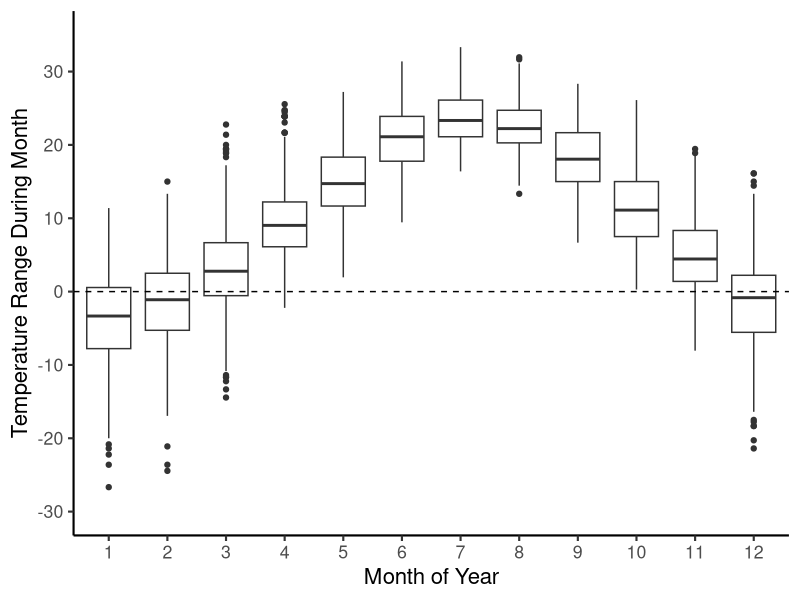
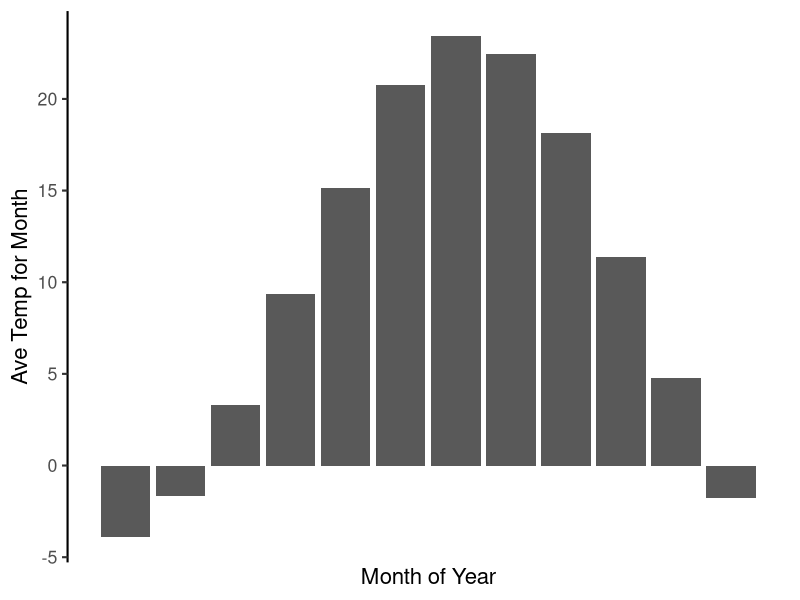
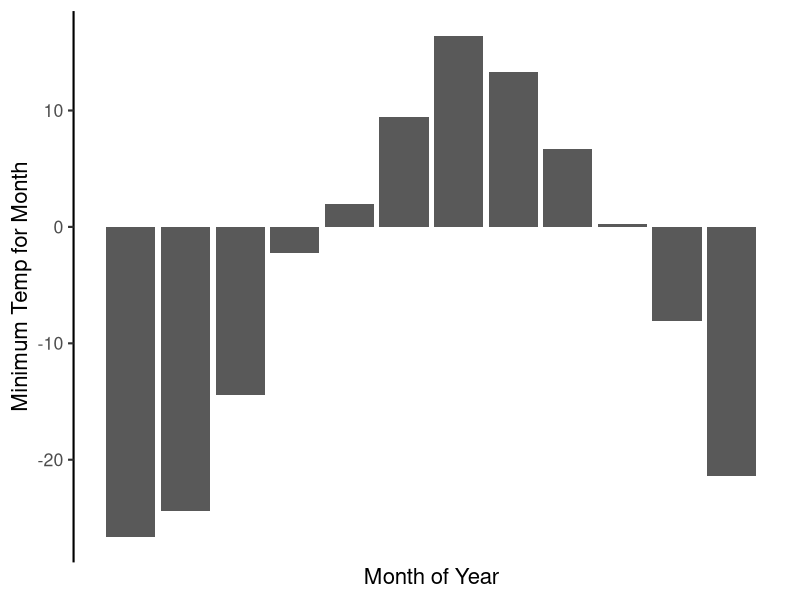
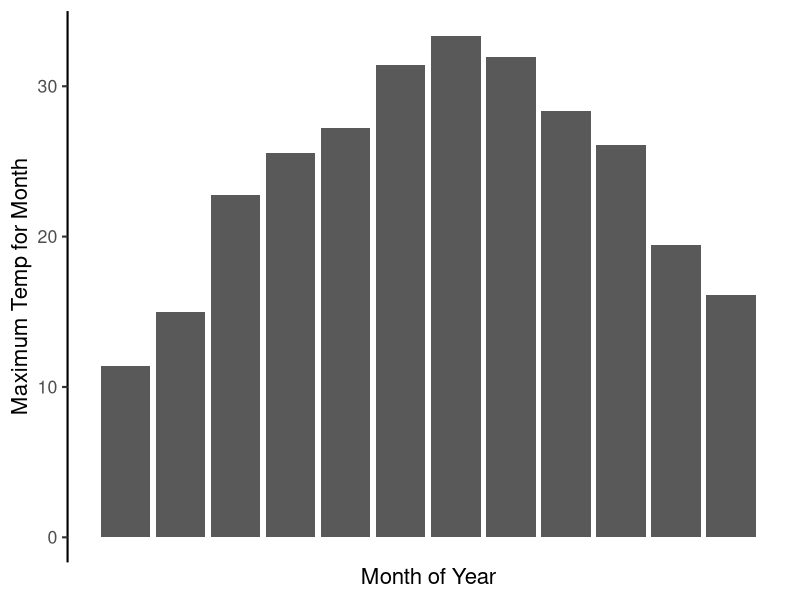

The R script that drew these images, in order:
## ---- chunk 1
library(ggplot2)

## ---- chunk 2
chicagomthlytemp <- read.csv("chicagomthlytemp.csv")
chicagotempcelsius <- read.csv("chicagotempcelsius.csv")
chicagotempcelsius$month <- as.factor(chicagotempcelsius$month)

## ---- chunk 3
qplot(month,tempc,data=chicagotempcelsius,geom="boxplot")+ theme_classic(base_size=16) +
  xlab("Month of Year") +
  ylab("Temperature Range During Month") +
  geom_hline(yintercept=0, linetype=2) +
  scale_y_continuous(limits=c(-30,35),breaks=seq(-30,30,10)) +
  scale_x_discrete(breaks=seq(1,12,1))

## ---- chunk 4
ggplot(data=chicagomthlytemp,aes(x=month,y=avetempc)) + geom_bar(stat="identity") + 
  theme_classic(base_size=16) +
  scale_x_discrete(breaks=c(seq(1,12,1))) +
  xlab("Month of Year") +
  ylab("Ave Temp for Month")

## ---- chunk 5
ggplot(data=chicagomthlytemp,aes(x=month,y=mintempc)) + geom_bar(stat="identity") + 
  theme_classic(base_size=16) +
  scale_x_discrete(breaks=c(seq(1,12,1))) +
  xlab("Month of Year") +
  ylab("Minimum Temp for Month")


## ---- chunk 6

ggplot(data=chicagomthlytemp,aes(x=month,y=maxtempc)) + geom_bar(stat="identity") + 
  theme_classic(base_size=16) +
  scale_x_discrete(breaks=c(seq(1,12,1))) +
  xlab("Month of Year") +
  ylab("Maximum Temp for Month")

